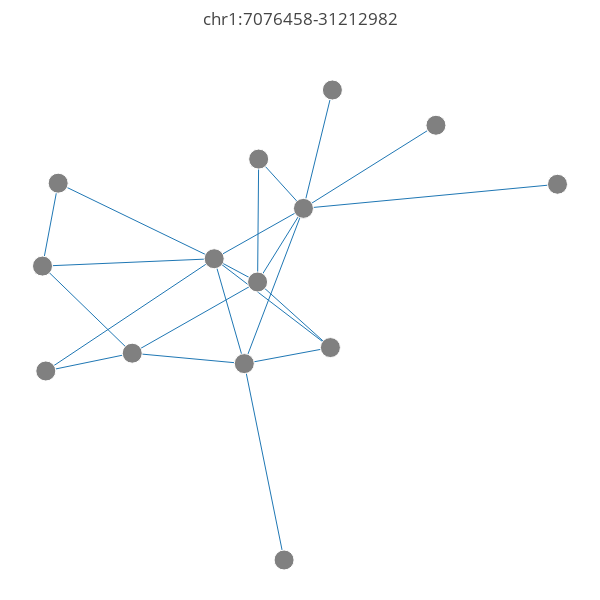

The cell this chart's notebook holds for it:
### Markdown cell above
# Plot specific community as defined by name of boundaries

### Code cell
comm_name = "chr1:7076458-31212982"
pick_comm_graph = dna_int_graph.subgraph(boundary2nodes[comm_name])
pick_comm_graph.graph["bounds"] = comm_name
plot_comm(pick_comm_graph)

### Figure 1 — Plotly figure (JSON) as saved in the notebook; plotly's stock layout.template omitted (floating-point values rounded to 4 significant figures)
{"data": [{"hoverinfo": "none", "line": {"width": 1}, "mode": "lines", "name": "", "type": "scatter", "x": [0.5172, 0.4656, null, 0.3857, 0.3837, null, 0.3857, 0.4656, null, 0.005895, 0.3063, null, 0.005895, 0.1601, null, 0.431, 0.36, null, 0.02797, 0.3063, null, 0.02797, 0, null, 0.9188, 0.4656, null, 0.1601, 0.36, null, 0.1601, 0.3837, null, 0.1601, 0, null, 0, 0.3063, null, 0.3063, 0.3837, null, 0.3063, 0.4656, null, 0.3063, 0.36, null, 0.3063, 0.5136, null, 0.3837, 0.4656, null, 0.3837, 0.5136, null, 0.702, 0.4656, null, 0.4656, 0.36, null, 0.36, 0.5136, null], "y": [1, 0.7481, null, 0.853, 0.5915, null, 0.853, 0.7481, null, 0.4021, 0.641, null, 0.4021, 0.44, null, 0, 0.4179, null, 0.8018, 0.641, null, 0.8018, 0.6254, null, 0.7994, 0.7481, null, 0.44, 0.4179, null, 0.44, 0.5915, null, 0.44, 0.6254, null, 0.6254, 0.641, null, 0.641, 0.5915, null, 0.641, 0.7481, null, 0.641, 0.4179, null, 0.641, 0.452, null, 0.5915, 0.7481, null, 0.5915, 0.452, null, 0.9249, 0.7481, null, 0.7481, 0.4179, null, 0.4179, 0.452, null]}, {"hoverinfo": "text", "marker": {"color": ["grey", "grey", "grey", "grey", "grey", "grey", "grey", "grey", "grey", "grey", "grey", "grey", "grey", "grey"], "opacity": [1, 1, 1, 1, 1, 1, 1, 1, 1, 1, 1, 1, 1, 1], "size": [20, 20, 20, 20, 20, 20, 20, 20, 20, 20, 20, 20, 20, 20]}, "mode": "markers", "name": "", "text": ["chr1:30975828-30979777", "chr1:30751405-30759508", "chr1:30859634-30863936", "chr1:30929012-30934699", "chr1:30902873-30906749", "chr1:7259841-7263128", "chr1:30985850-30989840", "chr1:30938697-30942224", "chr1:7076458-7081810", "chr1:30833727-30839295", "chr1:30796008-30799745", "chr1:31208180-31212981", "chr1:30998801-31008605", "chr1:30992685-30996697"], "type": "scatter", "x": [0.5172, 0.3857, 0.02797, 0.1601, 0.005895, 0.9188, 0.3837, 0, 0.431, 0.3063, 0.702, 0.4656, 0.36, 0.5136], "y": [1, 0.853, 0.8018, 0.44, 0.4021, 0.7994, 0.5915, 0.6254, 0, 0.641, 0.9249, 0.7481, 0.4179, 0.452]}], "layout": {"height": 600, "hovermode": "closest", "margin": {"b": 0, "l": 0, "r": 0, "t": 50}, "scene": {"xaxis": {"showbackground": false, "showgrid": false, "showline": false, "showticklabels": false, "title": "", "zeroline": false}, "yaxis": {"showbackground": false, "showgrid": false, "showline": false, "showticklabels": false, "title": "", "zeroline": false}, "zaxis": {"showbackground": false, "showgrid": false, "showline": false, "showticklabels": false, "title": "", "zeroline": false}}, "showlegend": false, "title": "chr1:7076458-31212982", "width": 600, "xaxis": {"showbackground": false, "showgrid": false, "showline": false, "showticklabels": false, "title": "", "zeroline": false}, "yaxis": {"showbackground": false, "showgrid": false, "showline": false, "showticklabels": false, "title": "", "zeroline": false}}}
